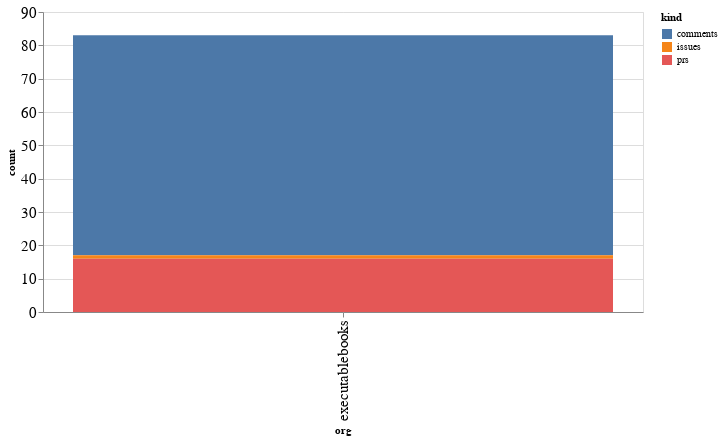

Source (notebook cell):
### Code cell
alt.Chart(org_summaries, width=600).mark_bar().encode(
    x='org',
    y='count',
    color='kind',
    tooltip="org"
)

### Figure 1 — Vega-Lite specification as saved in the notebook (floating-point values rounded to 4 significant figures)
{"config": {"axisLeft": {"labelFontSize": 15}, "axisBottom": {"labelFontSize": 15}}, "data": {"name": "data-a08bba6fde7076a25e226572b76bbd80"}, "mark": "bar", "encoding": {"color": {"type": "nominal", "field": "kind"}, "tooltip": {"type": "nominal", "field": "org"}, "x": {"type": "nominal", "field": "org"}, "y": {"type": "quantitative", "field": "count"}}, "width": 600, "$schema": "https://vega.github.io/schema/vega-lite/v4.8.1.json", "datasets": {"data-a08bba6fde7076a25e226572b76bbd80": [{"org": "executablebooks", "kind": "comments", "count": 66}, {"org": "executablebooks", "kind": "issues", "count": 1}, {"org": "executablebooks", "kind": "prs", "count": 16}]}}
